Frame 1 (no input): blank canvas, image omitted
Frame 60 (the mouse pressed at the canvas centre just before this capture): blank canvas, image omitted
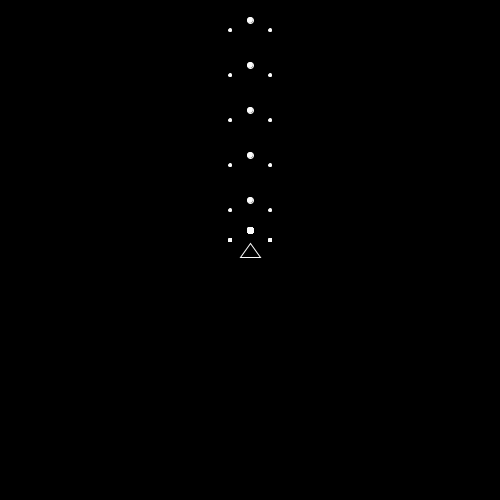
Frame 120 (the mouse held since frame 60 and released just before this capture)

The Processing sketch whose frames 1 and 60 were blank and that drew this single picture after the mouse press (run headless with seeded random() and noise(); from frame 60 on, the mouse is pressed at the canvas centre):

// Processing sketch: ship_tama
// ── ship_tama.pde
float[] X = new float[30];
float[] Y = new float[30];
int i = 0,j = 0;

void setup(){
  size(500,500);
  colorMode(HSB, 360, 100, 100);
  frameRate(30);
  smooth();
  noCursor();
  ellipseMode(CENTER);  
}  

void draw(){
  background(0); 
  stroke(0,0,99);
  noFill();  
  triangle(mouseX,mouseY-7,mouseX-10,mouseY+7,mouseX+10,mouseY+7);
  fill(0, 0, 99);
  for(j = 0 ; j <= 29 ; j++){
    if(Y[j] > 0){
      ellipse(X[j],Y[j]-20,6,6);
      ellipse(X[j]+20,Y[j]-10,3,3);
      ellipse(X[j]-20,Y[j]-10,3,3);
    }
    else if(Y[j] < 0){
      ellipse(mouseX,mouseY-20,6,6);
      ellipse(mouseX+20,mouseY-10,3,3);
      ellipse(mouseX-20,mouseY-10,3,3);
    }
  } 
  for(j=0;j<=29;j++){
    Y[j] -= 15;
  }    
  X[i] = mouseX; 
  Y[i] = mouseY;
  if(frameCount % 3 == 0){
    i += 1;
    if(i == 19){
      i = 0;
    }
  }
}
